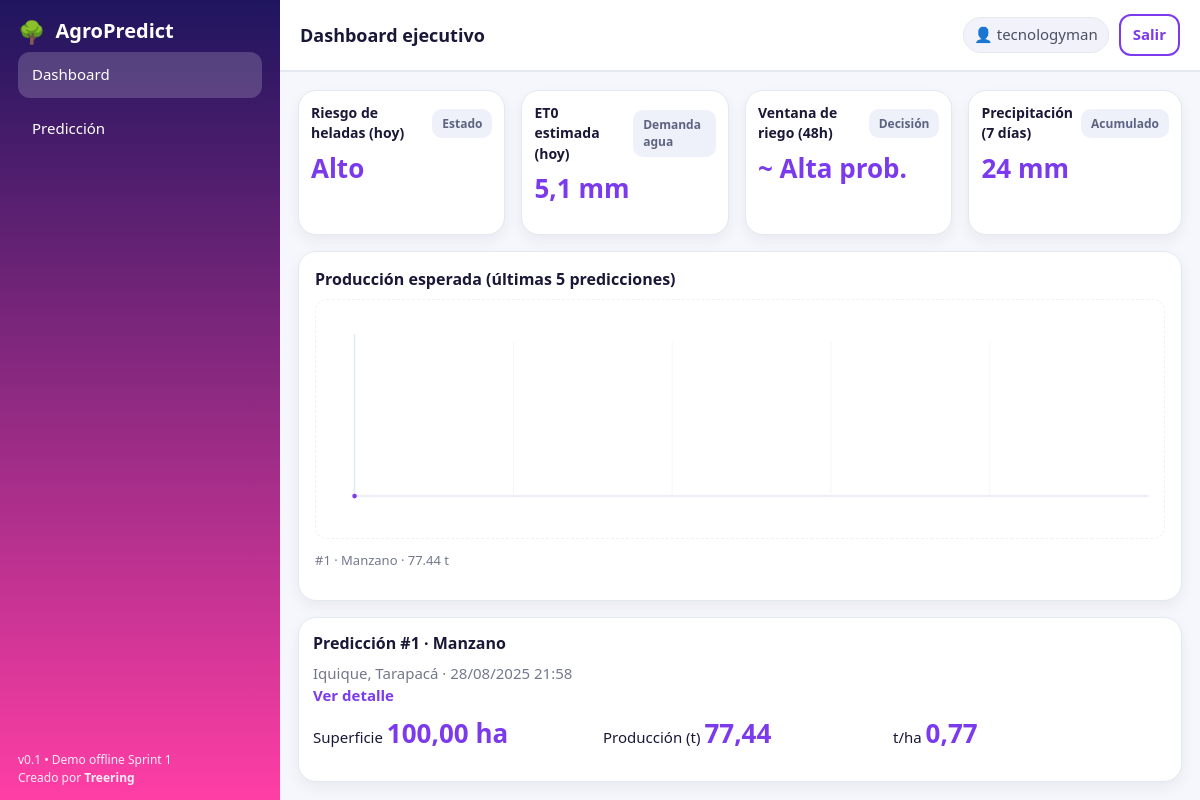
The app's page / (signed in) with its own data.
### core/models.py (models this page shows, shortened)
class Prediccion(models.Model):
    usuario = models.ForeignKey(settings.AUTH_USER_MODEL, on_delete=models.CASCADE)
    especie = models.CharField(max_length=16, choices=ESPECIES, default="MANZANO")
    region = models.CharField(max_length=32, choices=REGIONES)
    comuna = models.CharField(max_length=64)  # dependiente de región
    superficie_ha = models.FloatField()
    edad_arbol_anios = models.PositiveIntegerField()
    densidad_arboles_ha = models.PositiveIntegerField()
    sistema_riego = models.CharField(max_length=12, choices=SISTEMA_RIEGO, default="GOTEO")
    temp_prom_anual_c = models.FloatField(null=True, blank=True)
    precip_anual_mm = models.FloatField(null=True, blank=True)
    radiacion_anual_wm2 = models.FloatField(null=True, blank=True)
    produccion_esperada_t = models.FloatField()
    proyeccion_json = models.TextField()  # lista de 5 (semestral)
    creado = models.DateTimeField(auto_now_add=True)

### core/views.py (the view)
# urls.py: path('', core_views.dashboard, name='dashboard'),
@login_required
def dashboard(request):
    try:
        predicciones = (
            Prediccion.objects
            .filter(usuario=request.user)
            .order_by('-creado')[:5]
        )
    except (OperationalError, ProgrammingError):
        predicciones = []
    serie_vals = []     # valores (t) en orden cronológico
    serie_labels = []   # etiquetas para leyenda
    cards = []
    for p in reversed(list(predicciones)):   # ascendente en el tiempo
        try:
            sup = float(p.superficie_ha) if p.superficie_ha is not None else 0.0
        except (TypeError, ValueError):
            sup = 0.0
        if sup > 0:
            try:
                t_ha = round(float(p.produccion_esperada_t or 0) / sup, 2)
            except (TypeError, ValueError):
                t_ha = None
        else:
            t_ha = None
        p.t_por_ha = t_ha
        cards.append(p)
        if p.produccion_esperada_t is not None:
            try:
                val = float(p.produccion_esperada_t)
            except (TypeError, ValueError):
                val = None
            if val is not None:
                serie_vals.append(val)
                especie = p.get_especie_display() if hasattr(p, "get_especie_display") else (p.especie or "")
                serie_labels.append(f"#{p.id} · {especie} · {val:.2f} t")
    width, height = 1100, 260
    left, right, top, bottom = 50, 20, 20, 30
    usable_w = width - left - right
    usable_h = height - top - bottom
    x_min = left
    x_max = left + usable_w
    y_base = top + usable_h  # 230
    if serie_vals:
        vmax = max(serie_vals)
        vmin = min(serie_vals)
        span = (vmax - vmin) or 1.0
        n = len(serie_vals)
        pts_xy = []
        for i, val in enumerate(serie_vals):
            x = left + (usable_w * (i / (n - 1 if n > 1 else 1)))
            y = top + usable_h * (1 - ((val - vmin) / span))
            pts_xy.append((round(x), round(y)))
        chart_points = " ".join(f"{x},{y}" for x, y in pts_xy)
        chart_points_xy = pts_xy
    else:
        vmin, vmax = 0.0, 1.0
        chart_points = ""
        chart_points_xy = []
    chart_fill_points = f"{chart_points} {x_max},{y_base} {x_min},{y_base}" if chart_points else ""
    grid_xs = [round(left + usable_w * (k / 5.0)) for k in (1, 2, 3, 4)]
    kpi_et0 = 5.1
    kpi_precip_7d = 24
    kpi_ventana_riego = "Alta prob."
    t_ha_vals = [p.t_por_ha for p in cards if p.t_por_ha is not None]
    if t_ha_vals:
        prom_t_ha = statistics.mean(t_ha_vals)
        if prom_t_ha >= 1.2:
            kpi_riesgo = "Bajo"
        elif prom_t_ha >= 0.8:
            kpi_riesgo = "Medio"
        else:
            kpi_riesgo = "Alto"
    else:
        kpi_riesgo = "Medio"
    ctx = {
        "predicciones": list(reversed(cards)),   # para que se vean de más reciente a más antigua en la lista
        "chart_points": chart_points,
        "chart_points_xy": chart_points_xy,   # por si quieres pintar círculos
        "chart_fill_points": chart_fill_points,
        "chart_min": vmin,
        "chart_max": vmax,
        "chart_labels": serie_labels,
        "chart_has_data": bool(chart_points),
        "grid_xs": grid_xs,
        "x_min": x_min,
        "x_max": x_max,
        "y_top": top,
        "y_base": y_base,
        "kpi_riesgo": kpi_riesgo,
        "kpi_et0": kpi_et0,
        "kpi_ventana_riego": kpi_ventana_riego,
        "kpi_precip_7d": kpi_precip_7d,
    }
    return render(request, "core/dashboard.html", ctx)

### templates/core/dashboard.html (shortened to what this page needs)
{% extends 'base.html' %}
{% block top_title %}Dashboard ejecutivo{% endblock %}
{% block content %}
<section class="kpis">
  <div class="card small">
    <div class="kpi-head">
      <h4>Riesgo de heladas (hoy)</h4><span class="tag">Estado</span>
    </div>
    <div class="kpi-value">{{ kpi_riesgo }}</div>
  </div>
  <div class="card small">
    <div class="kpi-head">
      <h4>ET0 estimada (hoy)</h4><span class="tag">Demanda agua</span>
    </div>
    <div class="kpi-value">{{ kpi_et0|floatformat:1 }} mm</div>
  </div>
  <div class="card small">
    <div class="kpi-head">
      <h4>Ventana de riego (48h)</h4><span class="tag">Decisión</span>
    </div>
    <div class="kpi-value">~ {{ kpi_ventana_riego }}</div>
  </div>
  <div class="card small">
    <div class="kpi-head">
      <h4>Precipitación (7 días)</h4><span class="tag">Acumulado</span>
    </div>
    <div class="kpi-value">{{ kpi_precip_7d }} mm</div>
  </div>
</section>
<section class="panel">
  <h3 class="h3">Producción esperada (últimas 5 predicciones)</h3>
  <svg class="chart" viewBox="0 0 1100 260" aria-label="Serie últimas predicciones">
    <defs>
      <linearGradient id="apFill" x1="0" y1="0" x2="0" y2="1">
        <stop offset="0%" stop-color="var(--accent)" stop-opacity="0.20"/>
        <stop offset="100%" stop-color="var(--accent)" stop-opacity="0.04"/>
      </linearGradient>
    </defs>
    <line x1="{{ x_min }}" y1="20" x2="{{ x_min }}" y2="{{ y_base }}" stroke="#E4E8F0" stroke-width="2"/>
    <line x1="{{ x_min }}" y1="{{ y_base }}" x2="{{ x_max }}" y2="{{ y_base }}" stroke="#E4E8F0" stroke-width="2"/>
    {% for x in grid_xs %}
      <line x1="{{ x }}" y1="{{ y_top|default:20|add:'10' }}" x2="{{ x }}" y2="{{ y_base }}" stroke="#F0F3F9" stroke-width="1"/>
    {% endfor %}
    {% if chart_has_data %}
      <polyline fill="none" stroke="var(--accent)" stroke-width="4" points="{{ chart_points }}"/>
      <polygon fill="url(#apFill)" points="{{ chart_fill_points }}"/>
      {% for x,y in chart_points_xy %}
        <circle cx="{{ x }}" cy="{{ y }}" r="3" fill="var(--accent)"/>
      {% endfor %}
    {% else %}
      <text x="550" y="130" text-anchor="middle" fill="#9AA0AF" font-size="14">
        Sin datos suficientes para graficar
      </text>
    {% endif %}
  </svg>
  {% if chart_has_data %}
    <div class="muted" style="margin-top:6px;font-size:13px;">
      {% for lbl in chart_labels %}
        {% if not forloop.first %} · {% endif %}{{ lbl }}
      {% endfor %}
    </div>
  {% endif %}
</section>
{% for item in predicciones %}
  <article class="card">
    <div class="row">
      <div>
        <h3 class="h3">Predicción #{{ item.id }} · {{ item.get_especie_display }}</h3>
        <div class="muted">{{ item.comuna }}, {{ item.region }} · {{ item.creado|date:"d/m/Y H:i" }}</div>
      </div>
      <div><a class="btn btn-link" href="{% url 'prediccion_resultado' item.id %}">Ver detalle</a></div>
    </div>
    <div class="kpis" style="grid-template-columns:repeat(3,1fr);margin-top:8px;">
      <div>
        <span class="kpi-label">Superficie</span>
        <span class="kpi-value">{{ item.superficie_ha|floatformat:2 }} ha</span>
      </div>
      <div>
        <span class="kpi-label">Producción (t)</span>
        <span class="kpi-value">{{ item.produccion_esperada_t|floatformat:2 }}</span>
      </div>
      <div>
        <span class="kpi-label">t/ha</span>
        <span class="kpi-value">
          {% if item.t_por_ha is not None %}{{ item.t_por_ha|floatformat:2 }}{% else %}—{% endif %}
        </span>
      </div>
    </div>
  </article>
{% empty %}
  <p class="muted">Aún no tienes predicciones.</p>
{% endfor %}
{% endblock %}

### templates/base.html (shortened to what this page needs)
{% load static %}
<!doctype html>
<html lang="es">
<head>
  <link rel="stylesheet" href="{% static 'css/styles.css' %}">
</head>
<body class="{% block body_class %}{% endblock %}">
<div class="app">
  <aside class="sidebar">
    <a class="brand" href="/">
      <span class="logo-emoji">🌳</span>
      <span class="brand-name">AgroPredict</span>
    </a>
    <nav class="nav">
      <a class="nav-item {% if request.path == '/' %}active{% endif %}" href="/">Dashboard</a>
      <a class="nav-item {% if request.path|slice:':12' == '/prediccion' %}active{% endif %}" href="/prediccion/">Predicción</a>
    </nav>
    <div class="sb-foot">v0.1 • Demo offline Sprint 1<br>Creado por <b>Treering</b></div>
  </aside>
  <header class="topbar">
    <div class="title">{% block top_title %}{{ top_title|default:"Dashboard ejecutivo" }}{% endblock %}</div>
    <div class="top-right">
      {% if user.is_authenticated %}
        <span class="chip">👤 {{ user.username }}</span>
        <a class="btn-outline" href="{% url 'logout' %}">Salir</a>
      {% else %}
        <a class="btn" href="{% url 'login' %}">Ingresar</a>
      {% endif %}
    </div>
  </header>
  <main class="main">
    {% block content %}{% endblock %}
  </main>
</div>
</body>
</html>

### static/css/styles.css (style rules this page uses)
:root { --bg:#F6F7FC; --ink:#1A1837; --muted:#73788C; --white:#fff; --divider:#E4E8F0; --accent:#7C3AED; --accent-2:#FF3EA5; --green:#16A34A; --radius:18px; --shadow:0 6px 14px rgba(26,24,55,.06); --font:15px/1.45 system-ui,-apple-system,Segoe UI,Roboto,Ubuntu,"Helvetica Neue",Arial; --auth-hero-h: 120px; }
* { box-sizing:border-box }
html,body { height:100% }
body { margin:0;background:var(--bg);color:var(--ink);font:var(--font) }
a { color:var(--accent);text-decoration:none }
.app { display:grid; grid-template-columns:280px 1fr; grid-template-rows:72px 1fr; min-height:100vh; }
.sidebar { grid-row:1 / span 2; background:linear-gradient(180deg,#1F155E, var(--accent-2)); color:#fff; padding:20px 18px; position:relative; overflow:hidden; }
.brand { display:flex;align-items:center;gap:10px; color:#fff;font-weight:800;font-size:20px;margin-bottom:10px; }
.logo-emoji { font-size:22px;line-height:1 }
.brand-name { line-height:1 }
.nav { margin-top:10px;display:flex;flex-direction:column;gap:8px }
.nav-item { padding:12px 14px;border-radius:12px;color:#fff }
.nav-item.active,.nav-item:hover { background:rgba(255,255,255,.18) }
.sb-foot { position:absolute;left:18px;right:18px;bottom:14px;font-size:12px;opacity:.9 }
.topbar { grid-column:2; background:#fff; border-bottom:2px solid var(--divider); display:flex;align-items:center;gap:12px; padding:0 20px; }
.title { font-weight:800;font-size:18px;margin-right:auto }
.top-right { margin-left:auto;display:flex;gap:10px;align-items:center }
.chip { background:#F2F3FA;border:1px solid var(--divider);border-radius:999px;padding:6px 10px;color:#4B4F63 }
.btn { background:var(--green);color:#fff;border:none;border-radius:12px;padding:10px 14px;font-weight:800;cursor:pointer }
.btn-outline { background:#fff;color:var(--accent);border:2px solid var(--accent);border-radius:12px;padding:8px 12px;font-weight:800;cursor:pointer }
.btn-link { background:transparent;color:var(--accent);padding:0;border:none;font-weight:700;cursor:pointer }
.main { grid-column:2;padding:18px;display:grid;gap:16px }
.card { background:#fff;border:1.5px solid var(--divider);border-radius:var(--radius);box-shadow:var(--shadow);padding:14px }
.card.small { padding:12px }
.panel { background:#fff;border:1.5px solid var(--divider);border-radius:var(--radius);padding:16px;box-shadow:var(--shadow) }
.h3 { font-size:16px;margin:0 0 8px }
.muted { color:var(--muted) }
.kpis { display:grid;grid-template-columns:repeat(4,1fr);gap:16px }
.kpi-head { display:flex;align-items:center;gap:8px }
.kpi-head h4 { margin:0;font-size:14px }
.tag { margin-left:auto;background:#EEF0FA;color:#5D6380;border-radius:10px;padding:6px 10px;font-weight:700;font-size:12px }
.kpi-value { font-weight:900;font-size:26px;color:var(--accent);margin-top:6px }
.chart { width:100%;height:240px;border:1px dashed #EEF1F7;border-radius:12px }

### records on screen
Prediccion: id "1", especie "Manzano", comuna "Iquique", region "Tarapacá", creado "28/08/2025 21:58", superficie_ha "100,00", produccion_esperada_t "77,44", t_por_ha "0,77"

### other values on screen
{{ user.username }} "tecnologyman"
{{ kpi_riesgo }} "Alto"
{{ kpi_et0|floatformat:1 }} "5,1"
{{ kpi_ventana_riego }} "Alta prob."
{{ kpi_precip_7d }} "24"
{{ lbl }} "#1 · Manzano · 77.44 t"
